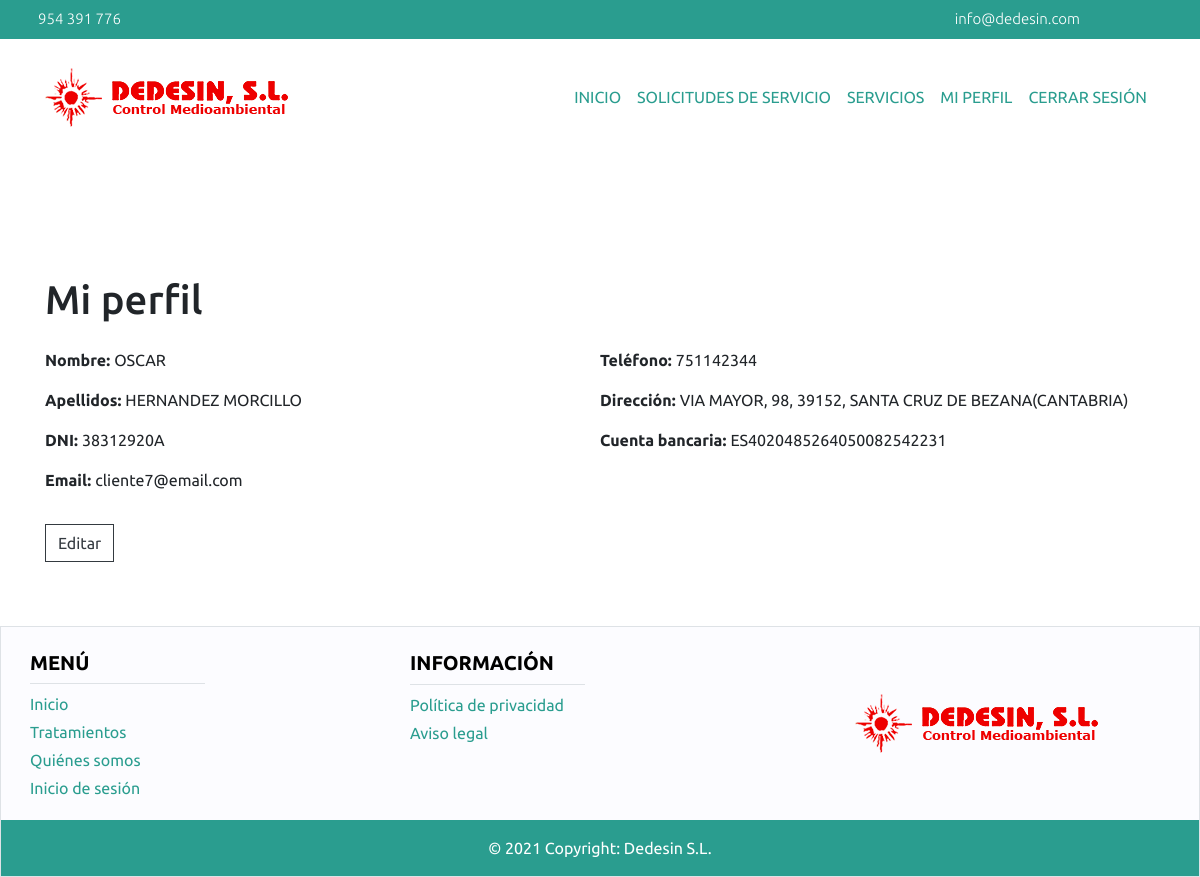
Page /cliente/miPerfil/ (signed in) on the committed database.
### main/models.py (models this page shows, shortened)
class Cliente(models.Model):
    direccion = models.TextField()
    cuenta_bancaria = models.CharField(max_length=24, validators=[CUENTA_BANCARIA_REGEX], null=True)
    persona = models.OneToOneField(Persona, on_delete=models.CASCADE)

class Persona(models.Model):
    nombre = models.CharField(max_length=50)
    apellidos = models.CharField(max_length=80)
    dni = models.CharField(max_length=9, validators=[DNI_REGEX], unique=True)
    telefono = models.CharField(validators=[TELEFONO_REGEX], unique=True, max_length=9)
    usuario = models.OneToOneField(User, on_delete=models.CASCADE, default=None)

### main/cliente/views.py (the view)
# urls.py: path('miPerfil/', views.show_perfil_cliente),
@login_required
def show_perfil_cliente(request):
    if esCliente(request):
        persona = Persona.objects.filter(usuario=request.user)[0]
        cliente = Cliente.objects.filter(persona=persona)[0]
        return render(request, 'perfilCliente.html', {'cliente': cliente})
    else:
        return redirect('/errorPermiso')

### main/cliente/views.py (called while the page is built)
def esCliente(request):
    try:
        persona = Persona.objects.filter(usuario=request.user)[0]
        cliente = Cliente.objects.filter(persona=persona)[0]
        return cliente
    except:
        return None

### main/cliente/templates/perfilCliente.html (shortened to what this page needs)
{% extends 'headerCliente.html' %}
{% block contenido %}
{% if cliente %}
<div class="container" style="margin-top:10%;">
    <strong><h1>Mi perfil</h1></strong>
    <div class="container mt-4 mb-5">
        <div class="row">
            <div class="col-sm">
                <div class="row">
                    <strong><p>Nombre: </p></strong>
                    <p class="ml-1">{{cliente.persona.nombre}}</p>
                </div>
                <div class="row">
                    <strong><p>Apellidos: </p></strong>
                    <p class="ml-1">{{cliente.persona.apellidos}}</p>
                </div>
                <div class="row">
                    <strong><p>DNI: </p></strong>
                    <p class="ml-1">{{cliente.persona.dni}}</p>
                </div>
                <div class="row">
                    <strong><p> Email:</p></strong>
                    <p class="ml-1">{{cliente.persona.usuario.username}}</p>
                </div>
                <div class="row my-3">
                    <a class="btn btn-outline-dark rounded-0" href="edit/">Editar</a>
                </div>
            </div>
            <div class="col-sm">
                <div class="row">
                    <strong><p>Teléfono: </p></strong>
                    <p class="ml-1">{{cliente.persona.telefono}}</p>
                </div>
                <div class="row">
                    <strong><p>Dirección: </p></strong>
                    <p class="ml-1">{{cliente.direccion}}</p>
                </div>
                <div class="row">
                    <strong><p>Cuenta bancaria: </p></strong>
                    {% if cliente.cuenta_bancaria %}
                    <p class="ml-1">{{cliente.cuenta_bancaria}}</p>
                    {% else %}
                    <p class="text-danger ml-1">Por definir</p>
                    {% endif %}
                </div>
            </div>
        </div>
    </div>
</div>
{% endif %}
{% endblock %}

### main/static/main/index.css (style rules this page uses)
body { font-family: "Ubuntu", sans-serif; }

### rows in the picture
Cliente: persona.nombre "OSCAR", persona.apellidos "HERNANDEZ MORCILLO", persona.dni "38312920A", persona.usuario.username "cliente7@email.com", persona.telefono "751142344", direccion "VIA MAYOR, 98, 39152, SANTA CRUZ DE BEZANA(CANTABRIA)", cuenta_bancaria "ES4020485264050082542231"
